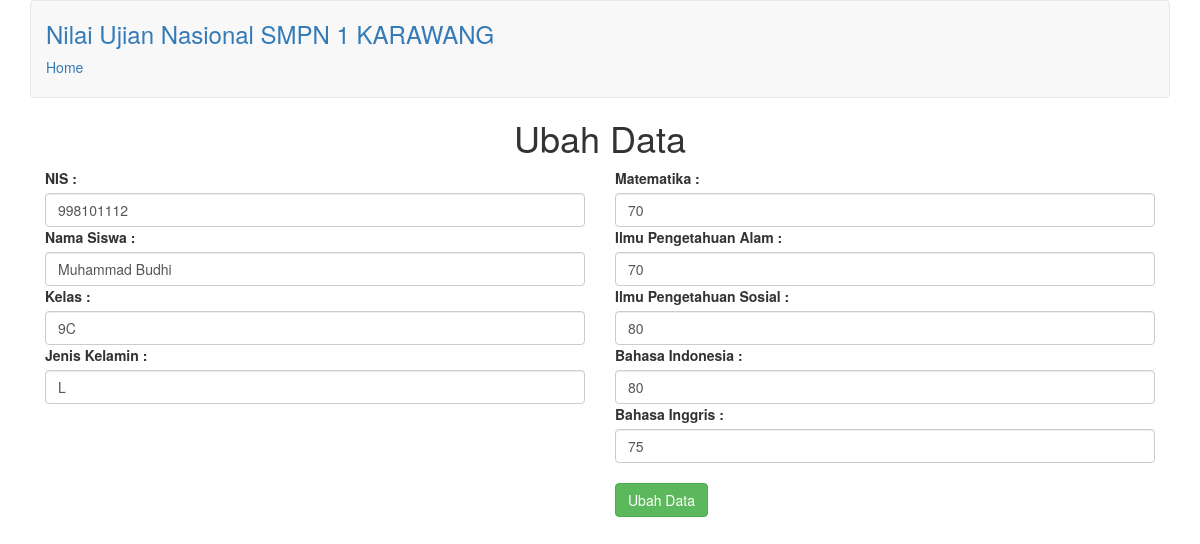
The page /admin/ubah.php?id=6 (signed in) on the database its author committed.
### tables this page shows
CREATE TABLE `nilai` (
  `id` int(11) NOT NULL,
  `nis` varchar(30) NOT NULL,
  `nama` varchar(50) NOT NULL,
  `kelas` varchar(10) NOT NULL,
  `jk` varchar(1) NOT NULL,
  `mtk` varchar(5) NOT NULL,
  `ipa` varchar(5) NOT NULL,
  `ips` varchar(5) NOT NULL,
  `indo` varchar(5) NOT NULL,
  `ing` varchar(5) NOT NULL
);

### controller/functions.php (called while the page is built, shortened)
<?php
$db = mysqli_connect("localhost", "root", "", "siswa");
function query($query) {
	global $db;
	$result = mysqli_query($db, $query);
	$rows = [];
	while($row = mysqli_fetch_assoc($result)) {
		$rows[] = $row;
	}
	return $rows;
}
?>

### admin/ubah.php (the view, shortened to what this page needs)
<?php
require '../controller/functions.php';
$id = $_GET["id"];
$kueri = query("SELECT * FROM nilai WHERE id = $id")[0];
?>
<!DOCTYPE html>
<html lang="en">
<head>
	<link rel="stylesheet" href="bootstrap.min.css">
</head>
<body class="container">
<nav class="navbar navbar-default">
		  <div class="container">
				<h3 id="brand"><a href="index.php">Nilai Ujian Nasional SMPN 1 KARAWANG</a></h3>
				<a href="index.php">Home</a><br><br>
		  </div>
</nav>
	<form action="" method="post" class="form-group">
		<h1 class="text-center">Ubah Data</h1>
		<div class="col-md-6">
				<label for="nis">NIS : </label>
				<input class="form-control" type="text" name="nis" id="nis" required value="<?= $kueri["nis"] ?>">
				<label for="nama">Nama Siswa : </label>
				<input class="form-control" type="text" name="nama" id="nama" required value="<?= $kueri["nama"] ?>">
				<label for="kelas">Kelas : </label>
				<input class="form-control" type="text" name="kelas" id="kelas" required value="<?= $kueri["kelas"] ?>">
				<label for="jk">Jenis Kelamin : </label>
				<input class="form-control" type="text" name="jk" id="jk" required value="<?= $kueri["jk"] ?>">
		</div>
		<div class="col-md-6">
				<label for="mtk">Matematika : </label>
				<input class="form-control" type="text" name="mtk" id="mtk" required value="<?= $kueri["mtk"] ?>">
				<label for="ipa">Ilmu Pengetahuan Alam : </label>
				<input class="form-control" type="text" name="ipa" id="ipa" required value="<?= $kueri["ipa"] ?>">
				<label for="ips">Ilmu Pengetahuan Sosial : </label>
				<input class="form-control" type="text" name="ips" id="ips" required value="<?= $kueri["ips"] ?>">
				<label for="indo">Bahasa Indonesia : </label>
				<input class="form-control" type="text" name="indo" id="indo" required value="<?= $kueri["indo"] ?>">
				<label for="ing">Bahasa Inggris : </label>
				<input class="form-control" type="text" name="ing" id="ing" required value="<?= $kueri["ing"] ?>"><br>
				<button class="btn btn-success" type="submit" name="submit">Ubah Data</button>
		</div>
	</form>
</body>
</html>

### rows shown on the page
nilai: nis "998101112", nama "Muhammad Budhi", kelas "9C", jk "L", mtk "70", ipa "70", ips "80", indo "80", ing "75"
